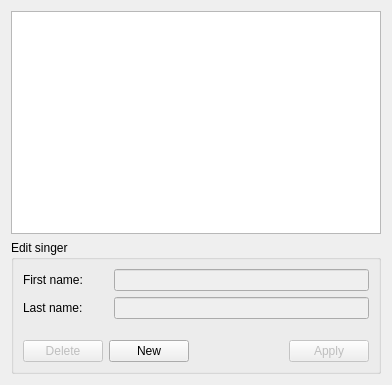
<?xml version="1.0" encoding="UTF-8"?>
<ui version="4.0">
 <class>SingerEditor</class>
 <widget class="QDialog" name="SingerEditor">
  <property name="geometry">
   <rect>
    <x>0</x>
    <y>0</y>
    <width>392</width>
    <height>385</height>
   </rect>
  </property>
  <property name="windowTitle">
   <string>Singer Editor</string>
  </property>
  <layout class="QVBoxLayout" name="verticalLayout_2">
   <item>
    <widget class="QTableView" name="tbl_singers">
     <property name="selectionMode">
      <enum>QAbstractItemView::SingleSelection</enum>
     </property>
     <property name="selectionBehavior">
      <enum>QAbstractItemView::SelectRows</enum>
     </property>
     <property name="gridStyle">
      <enum>Qt::NoPen</enum>
     </property>
     <property name="cornerButtonEnabled">
      <bool>false</bool>
     </property>
     <attribute name="horizontalHeaderHighlightSections">
      <bool>false</bool>
     </attribute>
     <attribute name="horizontalHeaderStretchLastSection">
      <bool>false</bool>
     </attribute>
     <attribute name="verticalHeaderHighlightSections">
      <bool>false</bool>
     </attribute>
    </widget>
   </item>
   <item>
    <widget class="QGroupBox" name="groupBox">
     <property name="title">
      <string>Edit singer</string>
     </property>
     <layout class="QVBoxLayout" name="verticalLayout">
      <item>
       <layout class="QGridLayout" name="gridLayout" columnstretch="1,3">
        <property name="topMargin">
         <number>0</number>
        </property>
        <property name="bottomMargin">
         <number>0</number>
        </property>
        <item row="0" column="1">
         <widget class="QLineEdit" name="edt_firstName">
          <property name="enabled">
           <bool>false</bool>
          </property>
         </widget>
        </item>
        <item row="0" column="0">
         <widget class="QLabel" name="lbl_firstName">
          <property name="text">
           <string>First name:</string>
          </property>
         </widget>
        </item>
        <item row="1" column="0">
         <widget class="QLabel" name="lbl_lastName">
          <property name="text">
           <string>Last name:</string>
          </property>
         </widget>
        </item>
        <item row="1" column="1">
         <widget class="QLineEdit" name="edt_lastName">
          <property name="enabled">
           <bool>false</bool>
          </property>
         </widget>
        </item>
       </layout>
      </item>
      <item>
       <layout class="QHBoxLayout" name="horizontalLayout">
        <property name="topMargin">
         <number>15</number>
        </property>
        <item>
         <widget class="QPushButton" name="btn_deleteSinger">
          <property name="enabled">
           <bool>false</bool>
          </property>
          <property name="text">
           <string>Delete</string>
          </property>
         </widget>
        </item>
        <item>
         <widget class="QPushButton" name="btn_newSinger">
          <property name="text">
           <string>New</string>
          </property>
         </widget>
        </item>
        <item>
         <spacer name="horizontalSpacer_2">
          <property name="orientation">
           <enum>Qt::Horizontal</enum>
          </property>
          <property name="sizeHint" stdset="0">
           <size>
            <width>40</width>
            <height>20</height>
           </size>
          </property>
         </spacer>
        </item>
        <item>
         <widget class="QPushButton" name="btn_applySingerChanges">
          <property name="enabled">
           <bool>false</bool>
          </property>
          <property name="text">
           <string>Apply</string>
          </property>
         </widget>
        </item>
       </layout>
      </item>
     </layout>
    </widget>
   </item>
  </layout>
 </widget>
 <resources/>
 <connections/>
</ui>
